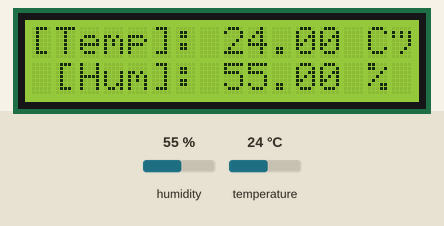
Recording of a sketch running on a simulated Arduino Uno, built with avr-gcc and run on an emulated ATmega328P. Shown: 16×2 character LCD. The test bench sets the inputs (shaded band); at power-on: humidity 55 %, temperature 24 °C.

Above: at 3.2 s.
3.3 s: humidity set to 22 %
At 4.9 s:
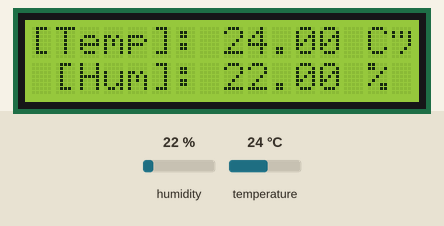
6.0 s: temperature set to 12 °C
At 6.7 s:
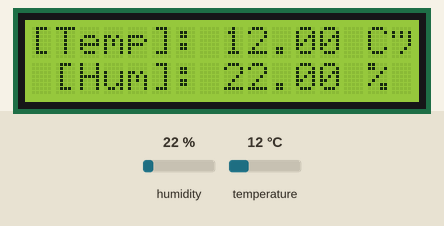
8.7 s: humidity set to 40 %
At 11.4 s:
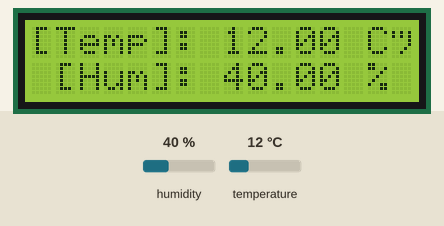
11.7 s: temperature set to 19 °C
At 13.3 s:
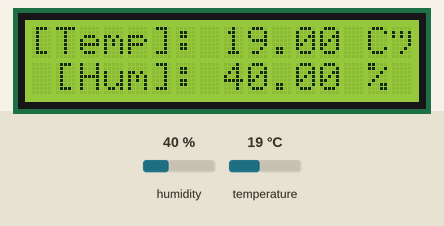
Timing chart, 0 to 14.8 s (numbered marks = the images above; inputs shaded):
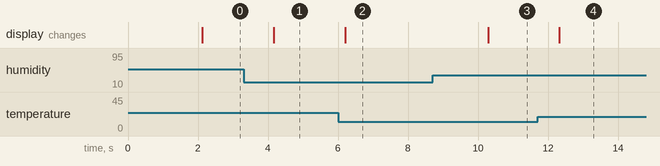

Measured:
- after the input at 3.3 s, the display: changes after 0.87 s (image 1)
- after the input at 6.0 s, the display: changes after 0.21 s (image 2)
- after the input at 8.7 s, the display: changes after 1.6 s (image 3)
- after the input at 11.7 s, the display: changes after 0.63 s (image 4)

The sketch:

sketch.ino
```cpp
/*
[Project: LCD-ClimateSensor]
Functionalities: Temperature and humidity sensor monitor

Idea: A simple project to learn the basics of Arduino sensors and LCD display. Useful as a reference
      for future personal and academic projects.

Author: Brenno Pereira dos Santos
GitHub: brenno-net (https://github.com/brenno-net)

*/

// at first, sorry for any bad english that probably will appear on the comments :/


#include <LiquidCrystal_I2C.h>   //LCD I2C library
#include <DHT.h>                 // DHT sensor library

#define DHTPIN 7 // data pin for dht sensor
#define DHTTYPE DHT22 // define sensor type as DHT22

// Initialize DHT sensor
DHT dht(DHTPIN, DHTTYPE);

// I2C lcd adress
  LiquidCrystal_I2C lcd(0x27, 16, 2);

void setup() {

  //initialize display
  lcd.init();
  lcd.backlight();

  dht.begin(); //start sensor

  // print initial message
  lcd.setCursor(0,0);
  lcd.print("DHT22 sensor");
  lcd.setCursor(0,1);
  lcd.print("Starting...");
   delay(2000); // wait for 2 seconds

}

void loop() {

  //clear lcd for new info
  lcd.clear();

  //set variables and read temp and humi from sensor
  float humidity = dht.readHumidity();
  float temperature = dht.readTemperature();

  // verifica se houve erro na leitura
  if (isnan(humidity) || isnan(temperature)) {
    lcd.setCursor(0,0);
    lcd.print("Error reading!");
    lcd.setCursor(0,1);
    lcd.print("DHT22 sensor");
    return;
  }

  // print temp on LCD
  lcd.setCursor(0, 0);
  lcd.print("[Temp]: ");
  lcd.print(temperature);
  lcd.print(" C°"); // não sei ainda como fazer aparecer simbolos e parece que é um saco pelo que vi

  // print humid on LCD
  lcd.setCursor(0, 1);
  lcd.print(" [Hum]: ");
  lcd.print(humidity);
  lcd.print(" %");

   delay(2000); // wait 2 seconds for update

}
```
